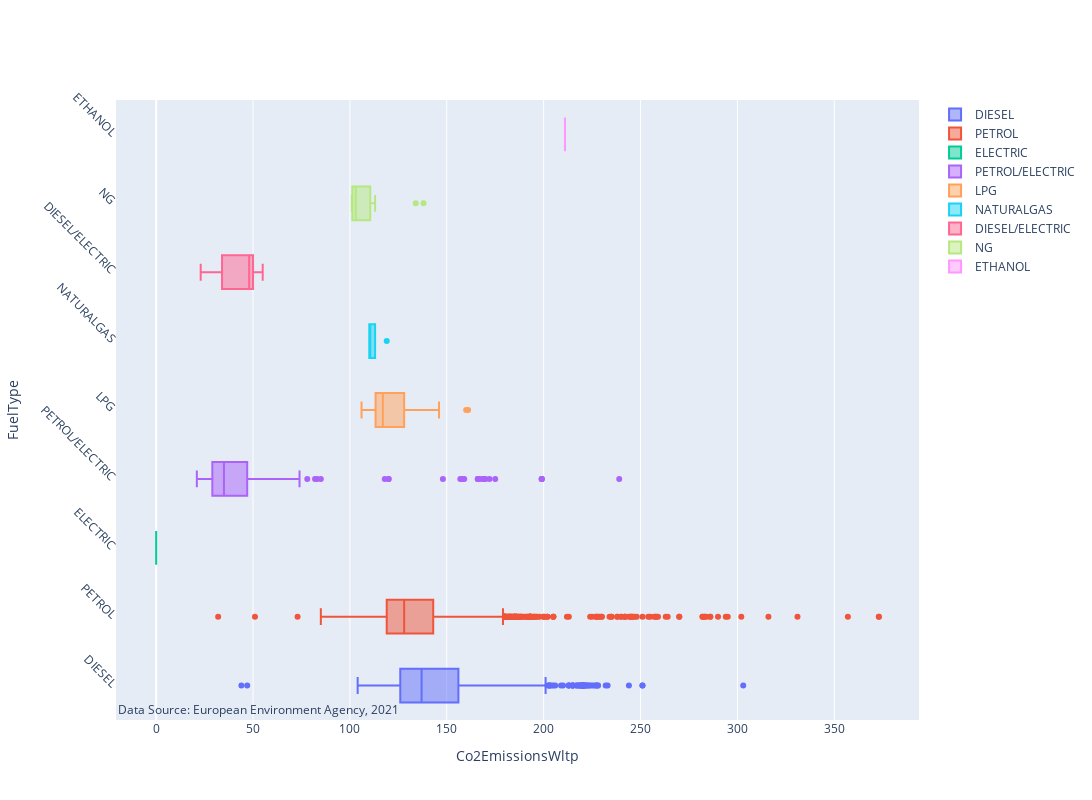

The code cell stored with this chart in its notebook:
### Code cell
co2.viz.plot_fueltype_distribution(df)

### Figure 1 — Plotly figure (JSON) as saved in the notebook; plotly's stock layout.template omitted (floating-point values rounded to 4 significant figures; data arrays with more than 128 entries replaced by an {"elided": "..."} marker saying what was removed)
{"data": [{"boxpoints": "outliers", "name": "DIESEL", "type": "box", "x": {"elided": "1155 int values"}}, {"boxpoints": "outliers", "name": "PETROL", "type": "box", "x": {"elided": "2776 int values"}}, {"boxpoints": "outliers", "name": "ELECTRIC", "type": "box", "x": {"elided": "508 int values"}}, {"boxpoints": "outliers", "name": "PETROL/ELECTRIC", "type": "box", "x": {"elided": "395 int values"}}, {"boxpoints": "outliers", "name": "LPG", "type": "box", "x": [106, 113, 109, 126, 146, 115, 115, 108, 122, 119, 119, 115, 119, 124, 122, 130, 115, 138, 115, 115, 108, 117, 130, 127, 106, 145, 108, 110, 108, 108, 114, 106, 115, 108, 139, 107, 114, 131, 160, 124, 146, 129, 115, 115, 130, 115, 119, 145, 109, 115, 146, 139, 124, 109, 109, 127, 110, 115, 119, 128, 108, 137, 127, 115, 123, 108, 122, 128, 161, 128, 128, 128, 109, 115, 130, 114, 114, null, 109, 126, 120, 106, 142, null, 106, 106, 114, 130, 115, 115, 114, 116, 109, 130, 127, 119, 119, 115, 130, 145, 119, 109, 130, 129, 115, 119, 121, 109, 120, 114, 119, null, null, 109, null, 114]}, {"boxpoints": "outliers", "name": "NATURALGAS", "type": "box", "x": [119, 110, 111, 110, 110]}, {"boxpoints": "outliers", "name": "DIESEL/ELECTRIC", "type": "box", "x": [28, 38, 34, 51, 47, 55, 49, 49, 51, 50, null, 52, 46, 50, 23, 34, null, 48, 50, 23, 48, 55, 50, 23, 28]}, {"boxpoints": "outliers", "name": "NG", "type": "box", "x": [102, 101, 105, 101, 101, 107, 103, 109, 102, 103, 134, 106, 111, 102, 101, 113, 101, 138, 111]}, {"boxpoints": "outliers", "name": "ETHANOL", "type": "box", "x": [211]}], "layout": {"annotations": [{"font": {"size": 12}, "showarrow": false, "text": "Data Source: European Environment Agency, 2021", "x": 0, "xref": "paper", "y": 0, "yref": "paper"}], "autosize": false, "height": 800, "hovermode": "x", "width": 1400, "xaxis": {"title": {"text": "Co2EmissionsWltp"}}, "yaxis": {"tickangle": 45, "title": {"text": "FuelType"}}}}
